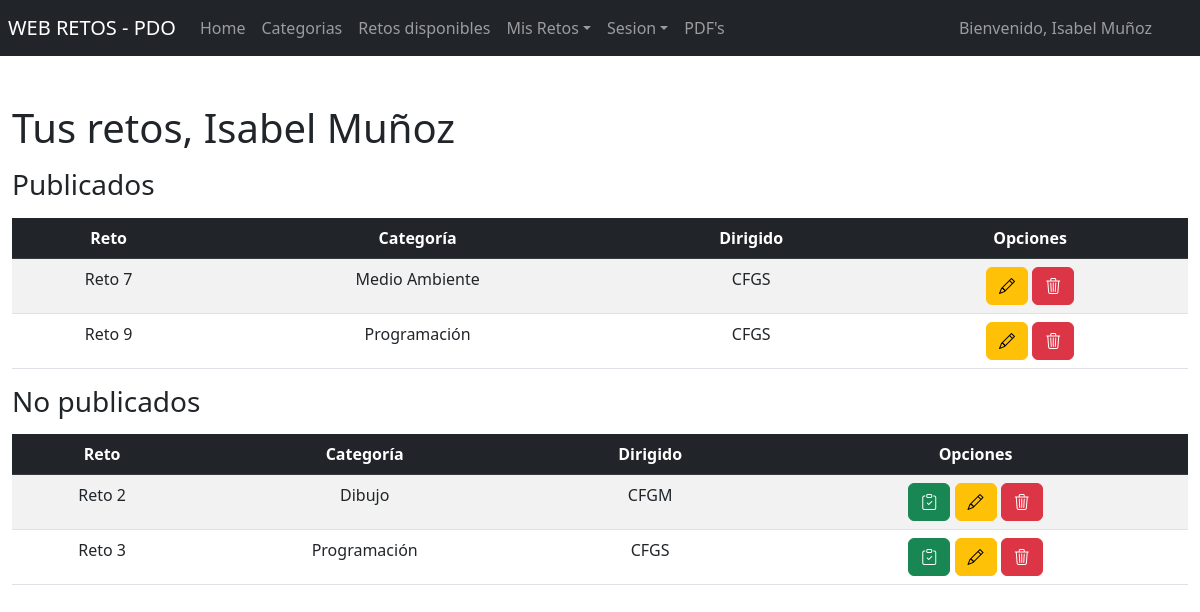
The page /index.php?c=reto&a=listarporprofesor (signed in) on the database its author committed.
### tables this page shows
CREATE TABLE IF NOT EXISTS `profesores` (
  `id` smallint(5) unsigned NOT NULL AUTO_INCREMENT,
  `nombre` varchar(100) NOT NULL,
  `correo` varchar(100) NOT NULL,
  `pass` varchar(255) NOT NULL,
  PRIMARY KEY (`id`),
  UNIQUE KEY `correo` (`correo`),
  UNIQUE KEY `nombre` (`nombre`)
);

CREATE TABLE IF NOT EXISTS `retos` (
  `id` smallint(5) unsigned NOT NULL AUTO_INCREMENT,
  `nombre` varchar(100) NOT NULL,
  `dirigido` varchar(100) NOT NULL,
  `descripcion` varchar(500) DEFAULT NULL,
  `fechaInicioInscripcion` date NOT NULL,
  `fechaFinInscripcion` date NOT NULL,
  `fechaInicioReto` timestamp NOT NULL DEFAULT CURRENT_TIMESTAMP ON UPDATE CURRENT_TIMESTAMP,
  `fechaFinReto` timestamp NOT NULL DEFAULT CURRENT_TIMESTAMP ON UPDATE CURRENT_TIMESTAMP,
  `fechaPublicacion` timestamp NOT NULL DEFAULT CURRENT_TIMESTAMP ON UPDATE CURRENT_TIMESTAMP,
  `publicado` bit(1) NOT NULL DEFAULT b'0',
  `idProfesor` smallint(5) unsigned NOT NULL,
  `idCategoria` tinyint(3) unsigned NOT NULL,
  PRIMARY KEY (`id`),
  KEY `FK_Profesor` (`idProfesor`),
  KEY `FK_Categoria` (`idCategoria`),
  CONSTRAINT `FK_Categoria` FOREIGN KEY (`idCategoria`) REFERENCES `categorias` (`id`),
  CONSTRAINT `FK_Profesor` FOREIGN KEY (`idProfesor`) REFERENCES `profesores` (`id`)
);

CREATE TABLE IF NOT EXISTS `categorias` (
  `id` tinyint(3) unsigned NOT NULL AUTO_INCREMENT,
  `nombre` varchar(100) NOT NULL,
  PRIMARY KEY (`id`),
  UNIQUE KEY `nombreCategoria` (`nombre`) USING BTREE
);

### controlador/controladorreto.php (called while the page is built, shortened)
<?php
require_once 'modelo/reto.php';
require_once 'modelo/categoria.php';
require_once 'modelo/profesor.php';
class ControladorReto
{
    private $modeloreto;
    private $modelocategorias;
    private $modeloprofesores;
    public function __construct()
    {
        $this->modeloreto = new Reto();
        $this->modelocategorias = new Categoria();
        $this->modeloprofesores = new Profesor();
    }
    public function listarporprofesor()
    {
        $idProfesor = $_SESSION['user'];
        $profesor = $this->modeloprofesores->obtenerNombre($idProfesor);
        $retosPublicados = $this->modeloreto->retosfiltradoporprofesorpublicados($idProfesor);
        $retosBorrador = $this->modeloreto->retosfiltradoporprofesorborrador($idProfesor);
        require_once 'vista/headeruser.php';
        require_once 'vista/reto/retosprofesor.php';
    }
    public function getCategoria($id)
    {
        return $this->modelocategorias->obtener($id);
    }
}

### conexion/conexion.php (called while the page is built, shortened)
<?php
class Conexion
{
    public static function conectar()
    {
        $pdo = new PDO('mysql:host=' . DB_HOST . ';dbname=' . DB . ';charset=' . CHARSET, DB_USER, DB_PASS);
        $pdo->setAttribute(PDO::ATTR_ERRMODE, PDO::ERRMODE_EXCEPTION);
        return $pdo;
    }
}

### modelo/profesor.php (called while the page is built, shortened)
<?php
class Profesor
{
    private $conexion;
    public function __construct()
    {
        try {
            $this->conexion = Conexion::conectar();
        } catch (Exception $e) {
            die($e->getMessage());
        }
    }
    public function obtenerNombre($id)
    {
        try {
            $consulta = $this->conexion->prepare("SELECT * FROM profesores WHERE id = ?");
            $consulta->execute([$id]);
            return $consulta->fetch(PDO::FETCH_OBJ);
        } catch (Exception $e) {
            die($e->getMessage());
        }
    }
}

### modelo/reto.php (called while the page is built, shortened)
<?php
class Reto
{
    private $conexion;
    public function __construct()
    {
        try {
            $this->conexion = Conexion::conectar();
        } catch (Exception $e) {
            die($e->getMessage());
        }
    }
    public function retosfiltradoporprofesorpublicados($id)
    {
        try {
            $consulta = $this->conexion->prepare("SELECT * FROM retos WHERE idProfesor = ? AND publicado = 1 ORDER BY id ASC");
            $consulta->execute(array($id));
            return $consulta->fetchAll(PDO::FETCH_OBJ);
        } catch (Exception $e) {
            die($e->getMessage());
        }
    }
    public function retosfiltradoporprofesorborrador($id)
    {
        try {
            $consulta = $this->conexion->prepare("SELECT * FROM retos WHERE idProfesor = ? AND publicado=0 ORDER BY id ASC");
            $consulta->execute(array($id));
            return $consulta->fetchAll(PDO::FETCH_OBJ);
        } catch (Exception $e) {
            die($e->getMessage());
        }
    }
}

### modelo/categoria.php (called while the page is built, shortened)
<?php
class Categoria
{
    private $conexion;
    public function __construct()
    {
        try {
            $this->conexion = Conexion::conectar();
        } catch (Exception $e) {
            die($e->getMessage());
        }
    }
    public function obtener($id)
    {
        try {
            $consulta = $this->conexion->prepare("SELECT * FROM categorias WHERE id = ?");
            $consulta->execute([$id]);
            return $consulta->fetch(PDO::FETCH_OBJ);
        } catch (Exception $e) {
            die($e->getMessage());
        }
    }
}

### vista/reto/retosprofesor.php (the view)
<div class="container-fluid box col-12">
    <div class="page-header mb-3">
        <h1>Tus retos, <?php echo $profesor->nombre ?></h1>
    </div>
    <div class="page-header mb-3">
        <h3>Publicados</h3>
    </div>
    <table class="table table-striped table-hover text-center" id="tabla">
        <thead class="table-dark">
            <tr>
                <th>Reto</th>
                <th>Categoría</th>
                <th>Dirigido</th>
                <th>Opciones</th>
            </tr>
        </thead>
        <tbody>
            <?php foreach ($retosPublicados as $r) : ?>
                <tr>
                    <td><?php echo $r->nombre; ?></td>
                    <td><?php echo $this->getCategoria($r->idCategoria)->nombre; ?></td>
                    <td><?php echo $r->dirigido ?></td>
                    <td>
                        <a class="btn btn-warning" data-bs-toggle="tooltip" data-bs-placement="top" title="Modificar Reto" href="?c=reto&a=mod&id=<?php echo $r->id; ?>&idProf=<?php echo $idProfesor; ?>&idCat=<?php echo $r->idCategoria; ?>"><em class="bi bi-pencil"></em></a>
                        <a class="btn btn-danger" data-bs-toggle="tooltip" data-bs-placement="top" title="Borrar Reto" onclick="javascript:return confirm('¿Seguro de eliminar este registro?');" href="?c=reto&a=eliminar&id=<?php echo $r->id; ?>"><em class="bi bi-trash3"></em></a>
                    </td>
                </tr>
            <?php endforeach; ?>
        </tbody>
    </table>
    <div class="page-header mb-3">
        <h3>No publicados</h3>
    </div>
    <table class="table table-striped table-hover text-center" id="tabla">
        <thead class="table-dark">
            <tr>
                <th>Reto</th>
                <th>Categoría</th>
                <th>Dirigido</th>
                <th>Opciones</th>
            </tr>
        </thead>
        <tbody>
            <?php foreach ($retosBorrador as $r) : ?>
                <tr>
                    <td><?php echo $r->nombre; ?></td>
                    <td><?php echo $this->getCategoria($r->idCategoria)->nombre; ?></td>
                    <td><?php echo $r->dirigido ?></td>
                    <td>
                        <a class="btn btn-success" data-bs-toggle="tooltip" data-bs-placement="top" title="Publicar Reto"><em class="bi bi-clipboard-check"></em></a>
                        <a class="btn btn-warning" data-bs-toggle="tooltip" data-bs-placement="top" title="Modificar Reto" href="?c=reto&a=mod&id=<?php echo $r->id; ?>&idProf=<?php echo $idProfesor; ?>&idCat=<?php echo $r->idCategoria; ?>"><em class="bi bi-pencil"></em></a>
                        <a class="btn btn-danger" data-bs-toggle="tooltip" data-bs-placement="top" title="Borrar Reto" onclick="javascript:return confirm('¿Seguro de eliminar este registro?');" href="?c=reto&a=eliminar&id=<?php echo $r->id; ?>"><em class="bi bi-trash3"></em></a>
                    </td>
                </tr>
            <?php endforeach; ?>
        </tbody>
    </table>
</div>
</body>
</html>

### vista/headeruser.php (shortened to what this page needs)
<!DOCTYPE html>
<html lang="es">
<head>
    <link href="https://cdn.jsdelivr.net/npm/bootstrap@5.3.0-alpha1/dist/css/bootstrap.min.css" rel="stylesheet">
    <link rel="stylesheet" href="https://cdn.jsdelivr.net/npm/bootstrap-icons@1.10.3/font/bootstrap-icons.css">
    <link rel="stylesheet" href="assets/css/styles.css">
</head>
<body>
    <nav class="navbar navbar-dark bg-dark navbar-expand-lg mb-5">
        <a class="navbar-brand ms-2 mx-3">WEB RETOS - PDO</a>
        <div class="collapse navbar-collapse" id="navbarSupportedContent">
            <ul class="navbar-nav me-auto">
                <li class="nav-item active">
                    <a class="nav-link" href="index.php">Home</a>
                </li>
                <li class="nav-item">
                    <a class="nav-link" href="?c=categoria">Categorias</a>
                </li>
                <li class="nav-item">
                    <a class="nav-link" href="?c=reto">Retos disponibles</a>
                </li>
                <li class="nav-item dropdown">
                    <a class="nav-link dropdown-toggle" data-bs-toggle="dropdown" role="button" aria-expanded="false">Mis Retos</a>
                </li>
                <li class="nav-item dropdown">
                    <a class="nav-link dropdown-toggle" data-bs-toggle="dropdown" role="button" aria-expanded="false">Sesion</a>
                </li>
                <li class="nav-item">
                    <a class="nav-link" href="?c=pdf">PDF's</a>
                </li>
            </ul>
            <span class="navbar-text mx-5"><?php echo $profesor != null ? 'Bienvenido, ' . $profesor->nombre : 'Estoy en INDEX'; ?></span>
        </div>
    </nav>

### rows shown on the page
profesores: nombre "Isabel Muñoz"
retos: nombre "Reto 7", idCategoria.nombre "Medio Ambiente", dirigido "CFGS"
retos: nombre "Reto 9", idCategoria.nombre "Programación", dirigido "CFGS"
retos: nombre "Reto 2", idCategoria.nombre "Dibujo", dirigido "CFGM"
retos: nombre "Reto 3", idCategoria.nombre "Programación", dirigido "CFGS"
